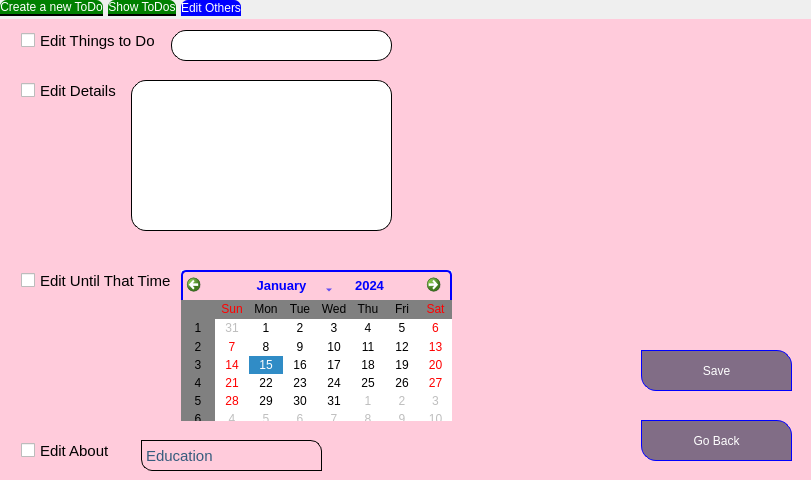
<?xml version="1.0" encoding="UTF-8"?>
<ui version="4.0">
 <class>Form</class>
 <widget class="QWidget" name="Form">
  <property name="geometry">
   <rect>
    <x>0</x>
    <y>0</y>
    <width>811</width>
    <height>480</height>
   </rect>
  </property>
  <property name="minimumSize">
   <size>
    <width>811</width>
    <height>480</height>
   </size>
  </property>
  <property name="maximumSize">
   <size>
    <width>811</width>
    <height>480</height>
   </size>
  </property>
  <property name="windowTitle">
   <string>Things to Do</string>
  </property>
  <property name="styleSheet">
   <string notr="true">QWidget[objectName=&quot;Form&quot;]{
	background: rgb(255, 203, 219);
}</string>
  </property>
  <widget class="QTabWidget" name="partsofprogram">
   <property name="geometry">
    <rect>
     <x>0</x>
     <y>0</y>
     <width>841</width>
     <height>481</height>
    </rect>
   </property>
   <property name="layoutDirection">
    <enum>Qt::LeftToRight</enum>
   </property>
   <property name="styleSheet">
    <string notr="true">QTabWidget::pane{
border: 1px solid rgb(255, 203, 219);
background-color:rgb(255, 203, 219);
}

QTabBar::tab{
	background-color: green;
	border-bottom: 2px solid black;
	border-bottom-color: black;
	border-top-left-radius: 7px;
	border-top-right-radius: 7px;
	margin-right: 5px;
	margin-bottom: 3px;
	color: white;
	font: 8pt &quot;MS Shell Dlg 2&quot;;
}

QTabBar::tab:selected
{
	background-color: blue;
	color: white;
	border: none;
	margin-right: 8px;
}

QTabBar::tab:hover
{
	background-color: rgb(255, 255, 255);
	color: black;
}
</string>
   </property>
   <property name="locale">
    <locale language="English" country="UnitedStates"/>
   </property>
   <property name="currentIndex">
    <number>2</number>
   </property>
   <widget class="QWidget" name="tabwCreateNewToDo">
    <property name="minimumSize">
     <size>
      <width>939</width>
      <height>0</height>
     </size>
    </property>
    <property name="maximumSize">
     <size>
      <width>939</width>
      <height>16777215</height>
     </size>
    </property>
    <attribute name="title">
     <string>Create a new ToDo</string>
    </attribute>
    <widget class="QLabel" name="lblthingtodo">
     <property name="geometry">
      <rect>
       <x>20</x>
       <y>10</y>
       <width>151</width>
       <height>31</height>
      </rect>
     </property>
     <property name="font">
      <font>
       <pointsize>14</pointsize>
      </font>
     </property>
     <property name="styleSheet">
      <string notr="true">background: 00FFFFFF;
color: #355C7D;
</string>
     </property>
     <property name="text">
      <string>The Thing to Do:</string>
     </property>
    </widget>
    <widget class="QLineEdit" name="lnetoDoText">
     <property name="geometry">
      <rect>
       <x>20</x>
       <y>50</y>
       <width>371</width>
       <height>31</height>
      </rect>
     </property>
     <property name="font">
      <font>
       <pointsize>11</pointsize>
      </font>
     </property>
     <property name="whatsThis">
      <string>&lt;html&gt;&lt;head/&gt;&lt;body&gt;&lt;p&gt;qwe&lt;/p&gt;&lt;/body&gt;&lt;/html&gt;</string>
     </property>
     <property name="styleSheet">
      <string notr="true">QLineEdit{
background-color: white;
color: red;
border-radius: 15px;
border: 1px solid black;
text-align: top;
}

QLineEdit:hover {
  background:#f5f5f5;
}

QLineEdit:focus
{
	border-radius: 0px;
	border-top-right-radius: 15px;
	border-bottom-left-radius: 15px;
}</string>
     </property>
    </widget>
    <widget class="QLabel" name="lbluntil">
     <property name="geometry">
      <rect>
       <x>20</x>
       <y>100</y>
       <width>151</width>
       <height>21</height>
      </rect>
     </property>
     <property name="font">
      <font>
       <pointsize>14</pointsize>
      </font>
     </property>
     <property name="styleSheet">
      <string notr="true">background: 00FFFFFF;
color: #355C7D;</string>
     </property>
     <property name="text">
      <string>Until That Day:</string>
     </property>
    </widget>
    <widget class="QCalendarWidget" name="clnDate">
     <property name="geometry">
      <rect>
       <x>20</x>
       <y>140</y>
       <width>331</width>
       <height>211</height>
      </rect>
     </property>
     <property name="styleSheet">
      <string notr="true">QCalendarWidget QWidget
{
	alternate-background-color: gray;
}

QCalendarWidget #qt_calendar_navigationbar{
	background-color: rgb(255, 203, 219);
	border: 2px solid blue;
	border-bottom: 0px;
	border-top-left-radius: 5px;
	border-top-right-radius: 5px;

}

#qt_calendar_prevmonth,
#qt_calendar_nextmonth
{
	border:none;
	qproperty-icon: none;
	width: 13px;
	height: 13px;
	border-radius: 5px;
	background-color: transparent;
	padding: 5px;
	
}

#qt_calendar_prevmonth
{
	image: url(:/icons/icons/left-arrow.png);
	margin-right: 5px;
}

#qt_calendar_prevmonth:hover
{
	background-color: rgb(129, 109, 134);
}

#qt_calendar_nextmonth
{
	image: url(:/icons/icons/right-arrow.png);
	margin-right: 5px;
}

#qt_calendar_nextmonth:hover
{
	background-color: rgb(129, 109, 134);
}

#qt_calendar_yearbutton
{
	color: blue;
	padding: 0 10px;
	border-radius: 5px;
	margin: 5px;
	font-size:13px;
}

#qt_calendar_monthbutton
{
	width: 100px;
	color: blue;
	font-size: 13px;
	margin: 5px 0;
}

#qt_calendar_yearbutton:hover,
#qt_calendar_monthbutton:hover
{
	color: rgb(87, 168, 255);
}
</string>
     </property>
     <property name="locale">
      <locale language="English" country="UnitedStates"/>
     </property>
    </widget>
    <widget class="QComboBox" name="cmbAbout">
     <property name="geometry">
      <rect>
       <x>90</x>
       <y>370</y>
       <width>181</width>
       <height>31</height>
      </rect>
     </property>
     <property name="font">
      <font>
       <pointsize>11</pointsize>
      </font>
     </property>
     <property name="styleSheet">
      <string notr="true">QComboBox{
	border-top-right-radius: 11px;
	border-bottom-left-radius: 11px;
	border: 1px solid black;
	background-color: rgb(255, 203, 219);
	color: #355C7D;
}

QComboBox:hover {
  background:rgb(191, 152, 165);
}

QComboBox QListView
{
	background-color: gray;
	color: white;
}

QComboBox::down-arrow
{
	border-radius: 15px;
	image: url(:/icons/icons/down-arrow.png);
	width: 12px;
	height: 12px;
	margin-right: 12px;
}

QComboBox::drop-down
{
	border-radius: 15px;
}</string>
     </property>
     <property name="iconSize">
      <size>
       <width>22</width>
       <height>22</height>
      </size>
     </property>
     <item>
      <property name="text">
       <string>Education</string>
      </property>
      <property name="icon">
       <iconset resource="../iconns.qrc">
        <normaloff>:/icons/icons/graduation-cap.png</normaloff>:/icons/icons/graduation-cap.png</iconset>
      </property>
     </item>
     <item>
      <property name="text">
       <string>Travel</string>
      </property>
      <property name="icon">
       <iconset resource="../iconns.qrc">
        <normaloff>:/icons/icons/globe.png</normaloff>:/icons/icons/globe.png</iconset>
      </property>
     </item>
     <item>
      <property name="text">
       <string>Shopping</string>
      </property>
      <property name="icon">
       <iconset resource="../iconns.qrc">
        <normaloff>:/icons/icons/shopping-cart.png</normaloff>:/icons/icons/shopping-cart.png</iconset>
      </property>
     </item>
     <item>
      <property name="text">
       <string>Video</string>
      </property>
      <property name="icon">
       <iconset resource="../iconns.qrc">
        <normaloff>:/icons/icons/youtube.png</normaloff>:/icons/icons/youtube.png</iconset>
      </property>
     </item>
     <item>
      <property name="text">
       <string>Cooking</string>
      </property>
      <property name="icon">
       <iconset resource="../iconns.qrc">
        <normaloff>:/icons/icons/cooking.png</normaloff>:/icons/icons/cooking.png</iconset>
      </property>
     </item>
     <item>
      <property name="text">
       <string>Programming</string>
      </property>
      <property name="icon">
       <iconset resource="../iconns.qrc">
        <normaloff>:/icons/icons/coding-language.png</normaloff>:/icons/icons/coding-language.png</iconset>
      </property>
     </item>
     <item>
      <property name="text">
       <string>Meeting</string>
      </property>
      <property name="icon">
       <iconset resource="../iconns.qrc">
        <normaloff>:/icons/icons/meeting.png</normaloff>:/icons/icons/meeting.png</iconset>
      </property>
     </item>
     <item>
      <property name="text">
       <string>Working</string>
      </property>
      <property name="icon">
       <iconset resource="../iconns.qrc">
        <normaloff>:/icons/icons/working.png</normaloff>:/icons/icons/working.png</iconset>
      </property>
     </item>
     <item>
      <property name="text">
       <string>Sport</string>
      </property>
      <property name="icon">
       <iconset resource="../iconns.qrc">
        <normaloff>:/icons/icons/sports.png</normaloff>:/icons/icons/sports.png</iconset>
      </property>
     </item>
    </widget>
    <widget class="QLabel" name="lblabout">
     <property name="geometry">
      <rect>
       <x>20</x>
       <y>370</y>
       <width>61</width>
       <height>31</height>
      </rect>
     </property>
     <property name="font">
      <font>
       <pointsize>14</pointsize>
      </font>
     </property>
     <property name="styleSheet">
      <string notr="true">background: 00FFFFFF;
color: #355C7D;</string>
     </property>
     <property name="text">
      <string>About:</string>
     </property>
    </widget>
    <widget class="QTextEdit" name="lneDetails">
     <property name="geometry">
      <rect>
       <x>400</x>
       <y>40</y>
       <width>401</width>
       <height>311</height>
      </rect>
     </property>
     <property name="font">
      <font>
       <pointsize>16</pointsize>
      </font>
     </property>
     <property name="styleSheet">
      <string notr="true">QTextEdit{
background-color: white;
color: red;
border-radius: 15px;
border: 1px solid black;
}

QTextEdit:hover {
  background:#f5f5f5;
}

QTextEdit:focus
{
	border-radius: 0px;
	border-top-right-radius: 15px;
	border-bottom-left-radius: 15px;
}</string>
     </property>
    </widget>
    <widget class="QPushButton" name="btnSave">
     <property name="geometry">
      <rect>
       <x>690</x>
       <y>370</y>
       <width>101</width>
       <height>31</height>
      </rect>
     </property>
     <property name="styleSheet">
      <string notr="true">QPushButton{
background-color: rgb(129, 109, 134);
border: 1px solid blue;
border-top-right-radius: 15px;
border-bottom-left-radius: 15px;
font: 12pt &quot;MS Shell Dlg 2&quot;;
color:white;
}

QPushButton:hover {
  
  background-color: rgb(161, 136, 167);
  text-decoration: none;
	border-bottom-right-radius: 15px;
	border-top-left-radius: 15px;
border-top-right-radius: 0px;
border-bottom-left-radius: 0px;
}

QPushButton:pressed
{
	background-color: white;
	color: black;
}</string>
     </property>
     <property name="text">
      <string>Save</string>
     </property>
     <property name="icon">
      <iconset>
       <normaloff>../../Desktop/icons/save.png</normaloff>../../Desktop/icons/save.png</iconset>
     </property>
     <property name="iconSize">
      <size>
       <width>27</width>
       <height>27</height>
      </size>
     </property>
    </widget>
    <widget class="QLabel" name="lbldetails">
     <property name="geometry">
      <rect>
       <x>400</x>
       <y>10</y>
       <width>151</width>
       <height>31</height>
      </rect>
     </property>
     <property name="font">
      <font>
       <pointsize>14</pointsize>
      </font>
     </property>
     <property name="styleSheet">
      <string notr="true">background: 00FFFFFF;
color: #355C7D;</string>
     </property>
     <property name="text">
      <string>Details:</string>
     </property>
    </widget>
   </widget>
   <widget class="QWidget" name="tabwShowToDo">
    <property name="styleSheet">
     <string notr="true"/>
    </property>
    <attribute name="title">
     <string>Show ToDos</string>
    </attribute>
    <widget class="QListWidget" name="lstwToDos">
     <property name="geometry">
      <rect>
       <x>0</x>
       <y>0</y>
       <width>561</width>
       <height>431</height>
      </rect>
     </property>
     <property name="styleSheet">
      <string notr="true">#lstwToDos
{
	background-color: transparent;
	border: 1px solid gray;;
	border-top-right-radius: 15px;
	border-bottom-right-radius: 15px;
	border-top-left-radius: 15px;
	color: black;
	font: 11pt &quot;MS Shell Dlg 2&quot;;
}

#lstwToDos::item
{
	margin-top: 5.5px;
	text-shadow: -1px 0 blue, 0 1px blue, 1px 0 blue, 0 -1px blue;
    font-family: sans;
}


#lstwToDos::item:hover
{
	border-radius: 15px;
	background-color: rgb(245, 245, 245);
	color: black;
}

#lstwToDos::item:selected
{
	border-radius: 15px;
	background-color: rgb(174, 247, 255);
	color: rgb(102, 0, 153);
}

#lstwToDos::item:pressed
{
	border-radius: 15px;
	background-color: yellow;
	color: white;
}</string>
     </property>
    </widget>
    <widget class="QRadioButton" name="rdbtEditAll">
     <property name="geometry">
      <rect>
       <x>570</x>
       <y>80</y>
       <width>261</width>
       <height>21</height>
      </rect>
     </property>
     <property name="font">
      <font>
       <pointsize>10</pointsize>
      </font>
     </property>
     <property name="toolTip">
      <string/>
     </property>
     <property name="styleSheet">
      <string notr="true">QRadioButton:hover
{
	color: red;
}

QRadioButton:checked
{
	color: red;
	font: 12pt &quot;MS Shell Dlg 2&quot;;
}


QRadioButton::indicator:checked
{
	image: url(:/icons/icons/check.png);
	width: 16px;
	height: 16px;	
}

QRadioButton::indicator:checked:hover {
    image: url(:/icons/icons/close.png);
	width: 16px;
	height: 16px;	
}

QRadioButton::indicator:unchecked
{
	image: url(:/icons/icons/close.png);
	width: 16px;
	height: 16px;	
}

QRadioButton::indicator:unchecked:hover
{
	image: url(:/icons/icons/check.png);
	width: 16px;
	height: 16px;	
}</string>
     </property>
     <property name="locale">
      <locale language="English" country="UnitedStates"/>
     </property>
     <property name="text">
      <string>I want to select multiple items</string>
     </property>
    </widget>
    <widget class="QPushButton" name="btnCircleEdit">
     <property name="geometry">
      <rect>
       <x>570</x>
       <y>150</y>
       <width>71</width>
       <height>71</height>
      </rect>
     </property>
     <property name="font">
      <font>
       <pointsize>10</pointsize>
       <weight>50</weight>
       <italic>false</italic>
       <bold>false</bold>
      </font>
     </property>
     <property name="layoutDirection">
      <enum>Qt::LeftToRight</enum>
     </property>
     <property name="styleSheet">
      <string notr="true">QPushButton
{
	background-color: rgb(58, 58, 58);
	border: 3px solid rgb(41, 255, 8);
	border-radius: 35px;
	color:red;
	font: 10pt;
}

QPushButton:hover
{
	background-color:rgb(125, 125, 125);
}

QPushButton:pressed
{
	background-color: white;
	color: black;
}</string>
     </property>
     <property name="text">
      <string>Edit
Completed</string>
     </property>
    </widget>
    <widget class="QRadioButton" name="rdbtEditOne">
     <property name="geometry">
      <rect>
       <x>570</x>
       <y>110</y>
       <width>261</width>
       <height>21</height>
      </rect>
     </property>
     <property name="font">
      <font>
       <pointsize>10</pointsize>
      </font>
     </property>
     <property name="toolTip">
      <string/>
     </property>
     <property name="styleSheet">
      <string notr="true">QRadioButton:hover
{
	color: red;
}

QRadioButton:checked
{
	color: red;
	font: 12pt &quot;MS Shell Dlg 2&quot;;
}


QRadioButton::indicator:checked
{
	image: url(:/icons/icons/check.png);
	width: 16px;
	height: 16px;	
}

QRadioButton::indicator:checked:hover {
    image: url(:/icons/icons/close.png);
	width: 16px;
	height: 16px;	
}

QRadioButton::indicator:unchecked
{
	image: url(:/icons/icons/close.png);
	width: 16px;
	height: 16px;	
}

QRadioButton::indicator:unchecked:hover
{
	image: url(:/icons/icons/check.png);
	width: 16px;
	height: 16px;	
}</string>
     </property>
     <property name="locale">
      <locale language="English" country="UnitedStates"/>
     </property>
     <property name="text">
      <string>I want to select only one item</string>
     </property>
    </widget>
    <widget class="QPushButton" name="btnCircleSave">
     <property name="geometry">
      <rect>
       <x>700</x>
       <y>240</y>
       <width>71</width>
       <height>71</height>
      </rect>
     </property>
     <property name="styleSheet">
      <string notr="true">QPushButton
{
	background-color: rgb(58, 58, 58);
	border: 3px solid rgb(41, 255, 8);
	border-radius: 35px;
	color:red;
	font: 12pt;
}

QPushButton:hover
{
	background-color:rgb(125, 125, 125);
}

QPushButton:pressed
{
	background-color: white;
	color: black;
}</string>
     </property>
     <property name="text">
      <string>Save</string>
     </property>
    </widget>
    <widget class="QPushButton" name="btnDelete_ToDo">
     <property name="geometry">
      <rect>
       <x>570</x>
       <y>240</y>
       <width>71</width>
       <height>71</height>
      </rect>
     </property>
     <property name="styleSheet">
      <string notr="true">QPushButton
{
	background-color: rgb(58, 58, 58);
	border: 3px solid rgb(41, 255, 8);
	border-radius: 35px;
	color:red;
	font: 12pt;
}

QPushButton:hover
{
	background-color:rgb(125, 125, 125);
}

QPushButton:pressed
{
	background-color: white;
	color: black;
}</string>
     </property>
     <property name="text">
      <string>Delete
ToDo</string>
     </property>
    </widget>
    <widget class="QPushButton" name="btnCircleEditOthers">
     <property name="geometry">
      <rect>
       <x>700</x>
       <y>150</y>
       <width>71</width>
       <height>71</height>
      </rect>
     </property>
     <property name="styleSheet">
      <string notr="true">QPushButton
{
	background-color: rgb(58, 58, 58);
	border: 3px solid rgb(41, 255, 8);
	border-radius: 35px;
	color:red;
	font: 12pt;
}

QPushButton:hover
{
	background-color:rgb(125, 125, 125);
}

QPushButton:pressed
{
	background-color: white;
	color: black;
}</string>
     </property>
     <property name="text">
      <string>Edit
Others</string>
     </property>
    </widget>
   </widget>
   <widget class="QWidget" name="tab">
    <attribute name="title">
     <string>Edit Others</string>
    </attribute>
    <widget class="QCheckBox" name="chboxeditothersThingsToDo">
     <property name="geometry">
      <rect>
       <x>20</x>
       <y>10</y>
       <width>161</width>
       <height>21</height>
      </rect>
     </property>
     <property name="font">
      <font>
       <pointsize>11</pointsize>
      </font>
     </property>
     <property name="styleSheet">
      <string notr="true">QCheckBox::indicator
{
	border: none;
	image:url(:/icons/icons/close.png);
	margin-right: 2px;
}

QCheckBox::indicator:hover
{
	border: none;
	image:url(:/icons/icons/close.png);
}

QCheckBox::indicator:checked
{
	border: none;
	image:url(:/icons/icons/check.png);
}

QCheckBox::indicator:checked:hover
{
	border: none;
	image:url(:/icons/icons/close.png);
}

QCheckBox::indicator:unchecked:hover
{
	border: none;
	image:url(:/icons/icons/check.png);
}

QCheckBox:checked
{
	border: none;
	color: blue;
}</string>
     </property>
     <property name="text">
      <string>Edit Things to Do</string>
     </property>
    </widget>
    <widget class="QCheckBox" name="chboxeditothersDetails">
     <property name="geometry">
      <rect>
       <x>20</x>
       <y>60</y>
       <width>161</width>
       <height>21</height>
      </rect>
     </property>
     <property name="font">
      <font>
       <pointsize>11</pointsize>
      </font>
     </property>
     <property name="styleSheet">
      <string notr="true">QCheckBox::indicator
{
	border: none;
	image:url(:/icons/icons/close.png);
	margin-right: 2px;
}

QCheckBox::indicator:hover
{
	border: none;
	image:url(:/icons/icons/close.png);
}

QCheckBox::indicator:checked
{
	border: none;
	image:url(:/icons/icons/check.png);
}

QCheckBox::indicator:checked:hover
{
	border: none;
	image:url(:/icons/icons/close.png);
}

QCheckBox::indicator:unchecked:hover
{
	border: none;
	image:url(:/icons/icons/check.png);
}

QCheckBox:checked
{
	border: none;
	color: blue;
}</string>
     </property>
     <property name="text">
      <string>Edit Details</string>
     </property>
    </widget>
    <widget class="QCheckBox" name="chboxeditothersUntilThatTime">
     <property name="geometry">
      <rect>
       <x>20</x>
       <y>250</y>
       <width>161</width>
       <height>21</height>
      </rect>
     </property>
     <property name="font">
      <font>
       <pointsize>11</pointsize>
      </font>
     </property>
     <property name="styleSheet">
      <string notr="true">QCheckBox::indicator
{
	border: none;
	image:url(:/icons/icons/close.png);
	margin-right: 2px;
}

QCheckBox::indicator:hover
{
	border: none;
	image:url(:/icons/icons/close.png);
}

QCheckBox::indicator:checked
{
	border: none;
	image:url(:/icons/icons/check.png);
}

QCheckBox::indicator:checked:hover
{
	border: none;
	image:url(:/icons/icons/close.png);
}

QCheckBox::indicator:unchecked:hover
{
	border: none;
	image:url(:/icons/icons/check.png);
}

QCheckBox:checked
{
	border: none;
	color: blue;
}</string>
     </property>
     <property name="text">
      <string>Edit Until That Time</string>
     </property>
    </widget>
    <widget class="QCheckBox" name="chboxeditothersEditAbout">
     <property name="geometry">
      <rect>
       <x>20</x>
       <y>420</y>
       <width>161</width>
       <height>21</height>
      </rect>
     </property>
     <property name="font">
      <font>
       <pointsize>11</pointsize>
      </font>
     </property>
     <property name="styleSheet">
      <string notr="true">QCheckBox::indicator
{
	border: none;
	image:url(:/icons/icons/close.png);
	margin-right: 2px;
}

QCheckBox::indicator:hover
{
	border: none;
	image:url(:/icons/icons/close.png);
}

QCheckBox::indicator:checked
{
	border: none;
	image:url(:/icons/icons/check.png);
}

QCheckBox::indicator:checked:hover
{
	border: none;
	image:url(:/icons/icons/close.png);
}

QCheckBox::indicator:unchecked:hover
{
	border: none;
	image:url(:/icons/icons/check.png);
}

QCheckBox:checked
{
	border: none;
	color: blue;
}</string>
     </property>
     <property name="text">
      <string>Edit About</string>
     </property>
    </widget>
    <widget class="QTextEdit" name="anothereditothersDetailsBox">
     <property name="geometry">
      <rect>
       <x>130</x>
       <y>60</y>
       <width>261</width>
       <height>151</height>
      </rect>
     </property>
     <property name="font">
      <font>
       <pointsize>16</pointsize>
      </font>
     </property>
     <property name="styleSheet">
      <string notr="true">QTextEdit{
background-color: white;
color: red;
border-radius: 15px;
border: 1px solid black;
}

QTextEdit:hover {
  background:#f5f5f5;
}

QTextEdit:focus
{
	border-radius: 0px;
	border-top-right-radius: 15px;
	border-bottom-left-radius: 15px;
}</string>
     </property>
    </widget>
    <widget class="QLineEdit" name="anothereditotherswhattodo">
     <property name="geometry">
      <rect>
       <x>170</x>
       <y>10</y>
       <width>221</width>
       <height>31</height>
      </rect>
     </property>
     <property name="font">
      <font>
       <pointsize>11</pointsize>
      </font>
     </property>
     <property name="whatsThis">
      <string>&lt;html&gt;&lt;head/&gt;&lt;body&gt;&lt;p&gt;qwe&lt;/p&gt;&lt;/body&gt;&lt;/html&gt;</string>
     </property>
     <property name="styleSheet">
      <string notr="true">QLineEdit{
background-color: white;
color: red;
border-radius: 15px;
border: 1px solid black;
text-align: top;
}

QLineEdit:hover {
  background:#f5f5f5;
}

QLineEdit:focus
{
	border-radius: 0px;
	border-top-right-radius: 15px;
	border-bottom-left-radius: 15px;
}</string>
     </property>
    </widget>
    <widget class="QCalendarWidget" name="anothereditothersClnWidget">
     <property name="geometry">
      <rect>
       <x>180</x>
       <y>250</y>
       <width>271</width>
       <height>151</height>
      </rect>
     </property>
     <property name="styleSheet">
      <string notr="true">QCalendarWidget QWidget
{
	alternate-background-color: gray;
}

QCalendarWidget #qt_calendar_navigationbar{
	background-color: rgb(255, 203, 219);
	border: 2px solid blue;
	border-bottom: 0px;
	border-top-left-radius: 5px;
	border-top-right-radius: 5px;

}

#qt_calendar_prevmonth,
#qt_calendar_nextmonth
{
	border:none;
	qproperty-icon: none;
	width: 13px;
	height: 13px;
	border-radius: 5px;
	background-color: transparent;
	padding: 5px;
	
}

#qt_calendar_prevmonth
{
	image: url(:/icons/icons/left-arrow.png);
	margin-right: 5px;
}

#qt_calendar_prevmonth:hover
{
	background-color: rgb(129, 109, 134);
}

#qt_calendar_nextmonth
{
	image: url(:/icons/icons/right-arrow.png);
	margin-right: 5px;
}

#qt_calendar_nextmonth:hover
{
	background-color: rgb(129, 109, 134);
}

#qt_calendar_yearbutton
{
	color: blue;
	padding: 0 10px;
	border-radius: 5px;
	margin: 5px;
	font-size:13px;
}

#qt_calendar_monthbutton
{
	width: 100px;
	color: blue;
	font-size: 13px;
	margin: 5px 0;
}

#qt_calendar_yearbutton:hover,
#qt_calendar_monthbutton:hover
{
	color: rgb(87, 168, 255);
}
</string>
     </property>
     <property name="locale">
      <locale language="English" country="UnitedStates"/>
     </property>
    </widget>
    <widget class="QComboBox" name="anothereditothersAboutBox">
     <property name="geometry">
      <rect>
       <x>140</x>
       <y>420</y>
       <width>181</width>
       <height>31</height>
      </rect>
     </property>
     <property name="font">
      <font>
       <pointsize>11</pointsize>
      </font>
     </property>
     <property name="styleSheet">
      <string notr="true">QComboBox{
	border-top-right-radius: 11px;
	border-bottom-left-radius: 11px;
	border: 1px solid black;
	background-color: rgb(255, 203, 219);
	color: #355C7D;
}

QComboBox:hover {
  background:rgb(191, 152, 165);
}

QComboBox QListView
{
	background-color: gray;
	color: white;
}

QComboBox::down-arrow
{
	border-radius: 15px;
	image: url(:/icons/icons/down-arrow.png);
	width: 12px;
	height: 12px;
	margin-right: 12px;
}

QComboBox::drop-down
{
	border-radius: 15px;
}</string>
     </property>
     <property name="iconSize">
      <size>
       <width>22</width>
       <height>22</height>
      </size>
     </property>
     <item>
      <property name="text">
       <string>Education</string>
      </property>
      <property name="icon">
       <iconset resource="../iconns.qrc">
        <normaloff>:/icons/icons/graduation-cap.png</normaloff>:/icons/icons/graduation-cap.png</iconset>
      </property>
     </item>
     <item>
      <property name="text">
       <string>Travel</string>
      </property>
      <property name="icon">
       <iconset resource="../iconns.qrc">
        <normaloff>:/icons/icons/globe.png</normaloff>:/icons/icons/globe.png</iconset>
      </property>
     </item>
     <item>
      <property name="text">
       <string>Shopping</string>
      </property>
      <property name="icon">
       <iconset resource="../iconns.qrc">
        <normaloff>:/icons/icons/shopping-cart.png</normaloff>:/icons/icons/shopping-cart.png</iconset>
      </property>
     </item>
     <item>
      <property name="text">
       <string>Video</string>
      </property>
      <property name="icon">
       <iconset resource="../iconns.qrc">
        <normaloff>:/icons/icons/youtube.png</normaloff>:/icons/icons/youtube.png</iconset>
      </property>
     </item>
     <item>
      <property name="text">
       <string>Cooking</string>
      </property>
      <property name="icon">
       <iconset resource="../iconns.qrc">
        <normaloff>:/icons/icons/cooking.png</normaloff>:/icons/icons/cooking.png</iconset>
      </property>
     </item>
     <item>
      <property name="text">
       <string>Programming</string>
      </property>
      <property name="icon">
       <iconset resource="../iconns.qrc">
        <normaloff>:/icons/icons/coding-language.png</normaloff>:/icons/icons/coding-language.png</iconset>
      </property>
     </item>
     <item>
      <property name="text">
       <string>Meeting</string>
      </property>
      <property name="icon">
       <iconset resource="../iconns.qrc">
        <normaloff>:/icons/icons/meeting.png</normaloff>:/icons/icons/meeting.png</iconset>
      </property>
     </item>
     <item>
      <property name="text">
       <string>Working</string>
      </property>
      <property name="icon">
       <iconset resource="../iconns.qrc">
        <normaloff>:/icons/icons/working.png</normaloff>:/icons/icons/working.png</iconset>
      </property>
     </item>
     <item>
      <property name="text">
       <string>Sport</string>
      </property>
      <property name="icon">
       <iconset resource="../iconns.qrc">
        <normaloff>:/icons/icons/sports.png</normaloff>:/icons/icons/sports.png</iconset>
      </property>
     </item>
    </widget>
    <widget class="QPushButton" name="anothereditothersSave">
     <property name="geometry">
      <rect>
       <x>640</x>
       <y>330</y>
       <width>151</width>
       <height>41</height>
      </rect>
     </property>
     <property name="styleSheet">
      <string notr="true">QPushButton{
background-color: rgb(129, 109, 134);
border: 1px solid blue;
border-top-right-radius: 15px;
border-bottom-left-radius: 15px;
font: 12pt &quot;MS Shell Dlg 2&quot;;
color:white;
}

QPushButton:hover {
  
  background-color: rgb(161, 136, 167);
  text-decoration: none;
	border-bottom-right-radius: 15px;
	border-top-left-radius: 15px;
border-top-right-radius: 0px;
border-bottom-left-radius: 0px;
}

QPushButton:pressed
{
	background-color: white;
	color: black;
}</string>
     </property>
     <property name="text">
      <string>Save</string>
     </property>
     <property name="icon">
      <iconset>
       <normaloff>../../Desktop/icons/save.png</normaloff>../../Desktop/icons/save.png</iconset>
     </property>
     <property name="iconSize">
      <size>
       <width>27</width>
       <height>27</height>
      </size>
     </property>
    </widget>
    <widget class="QPushButton" name="anothereditothersGoBack">
     <property name="geometry">
      <rect>
       <x>640</x>
       <y>400</y>
       <width>151</width>
       <height>41</height>
      </rect>
     </property>
     <property name="styleSheet">
      <string notr="true">QPushButton{
background-color: rgb(129, 109, 134);
border: 1px solid blue;
border-top-right-radius: 15px;
border-bottom-left-radius: 15px;
font: 12pt &quot;MS Shell Dlg 2&quot;;
color:white;
}

QPushButton:hover {
  
  background-color: rgb(161, 136, 167);
  text-decoration: none;
	border-bottom-right-radius: 15px;
	border-top-left-radius: 15px;
border-top-right-radius: 0px;
border-bottom-left-radius: 0px;
}

QPushButton:pressed
{
	background-color: white;
	color: black;
}</string>
     </property>
     <property name="text">
      <string>Go Back</string>
     </property>
     <property name="icon">
      <iconset>
       <normaloff>../../Desktop/icons/save.png</normaloff>../../Desktop/icons/save.png</iconset>
     </property>
     <property name="iconSize">
      <size>
       <width>27</width>
       <height>27</height>
      </size>
     </property>
    </widget>
   </widget>
  </widget>
 </widget>
 <resources>
  <include location="../iconns.qrc"/>
 </resources>
 <connections/>
</ui>
